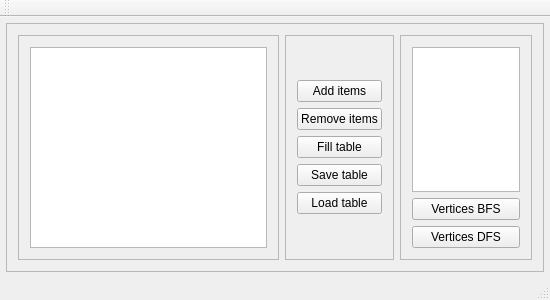
<?xml version="1.0" encoding="UTF-8"?>
<ui version="4.0">
 <class>MainWindow</class>
 <widget class="QMainWindow" name="MainWindow">
  <property name="geometry">
   <rect>
    <x>0</x>
    <y>0</y>
    <width>550</width>
    <height>300</height>
   </rect>
  </property>
  <property name="minimumSize">
   <size>
    <width>550</width>
    <height>300</height>
   </size>
  </property>
  <property name="windowTitle">
   <string>MainWindow</string>
  </property>
  <widget class="QWidget" name="centralWidget">
   <layout class="QGridLayout" name="gridLayout_4">
    <property name="leftMargin">
     <number>6</number>
    </property>
    <property name="topMargin">
     <number>6</number>
    </property>
    <property name="rightMargin">
     <number>6</number>
    </property>
    <property name="bottomMargin">
     <number>6</number>
    </property>
    <property name="spacing">
     <number>0</number>
    </property>
    <item row="0" column="0">
     <layout class="QVBoxLayout" name="verticalLayoutCentral">
      <item>
       <widget class="QFrame" name="frameData">
        <property name="frameShape">
         <enum>QFrame::StyledPanel</enum>
        </property>
        <property name="frameShadow">
         <enum>QFrame::Raised</enum>
        </property>
        <layout class="QHBoxLayout" name="horizontalLayout">
         <item>
          <widget class="QFrame" name="frameTable">
           <property name="frameShape">
            <enum>QFrame::StyledPanel</enum>
           </property>
           <property name="frameShadow">
            <enum>QFrame::Raised</enum>
           </property>
           <layout class="QGridLayout" name="gridLayout_2">
            <item row="0" column="0">
             <widget class="QTableWidget" name="tableWidget"/>
            </item>
           </layout>
          </widget>
         </item>
         <item>
          <widget class="QFrame" name="frameTableControls">
           <property name="maximumSize">
            <size>
             <width>200</width>
             <height>16777215</height>
            </size>
           </property>
           <property name="frameShape">
            <enum>QFrame::StyledPanel</enum>
           </property>
           <property name="frameShadow">
            <enum>QFrame::Raised</enum>
           </property>
           <layout class="QGridLayout" name="gridLayout">
            <item row="0" column="0">
             <layout class="QVBoxLayout" name="verticalLayoutTableActions">
              <item>
               <widget class="QPushButton" name="pushItemsAdd">
                <property name="text">
                 <string>Add items</string>
                </property>
               </widget>
              </item>
              <item>
               <widget class="QPushButton" name="pushItemsRemove">
                <property name="text">
                 <string>Remove items</string>
                </property>
               </widget>
              </item>
              <item>
               <widget class="QPushButton" name="pushTableFill">
                <property name="text">
                 <string>Fill table</string>
                </property>
               </widget>
              </item>
              <item>
               <widget class="QPushButton" name="pushTableSave">
                <property name="text">
                 <string>Save table</string>
                </property>
               </widget>
              </item>
              <item>
               <widget class="QPushButton" name="pushTableLoad">
                <property name="text">
                 <string>Load table</string>
                </property>
               </widget>
              </item>
             </layout>
            </item>
           </layout>
          </widget>
         </item>
         <item>
          <widget class="QFrame" name="frameResults">
           <property name="minimumSize">
            <size>
             <width>50</width>
             <height>0</height>
            </size>
           </property>
           <property name="maximumSize">
            <size>
             <width>150</width>
             <height>16777215</height>
            </size>
           </property>
           <property name="frameShape">
            <enum>QFrame::StyledPanel</enum>
           </property>
           <property name="frameShadow">
            <enum>QFrame::Raised</enum>
           </property>
           <layout class="QGridLayout" name="gridLayout_3">
            <item row="0" column="0">
             <widget class="QListWidget" name="listWidget"/>
            </item>
            <item row="1" column="0">
             <widget class="QPushButton" name="pushVerticesBFS">
              <property name="text">
               <string>Vertices BFS</string>
              </property>
             </widget>
            </item>
            <item row="2" column="0">
             <widget class="QPushButton" name="pushVerticesDFS">
              <property name="text">
               <string>Vertices DFS</string>
              </property>
             </widget>
            </item>
           </layout>
          </widget>
         </item>
        </layout>
       </widget>
      </item>
     </layout>
    </item>
   </layout>
  </widget>
  <widget class="QMenuBar" name="menuBar">
   <property name="geometry">
    <rect>
     <x>0</x>
     <y>0</y>
     <width>550</width>
     <height>20</height>
    </rect>
   </property>
  </widget>
  <widget class="QToolBar" name="mainToolBar">
   <attribute name="toolBarArea">
    <enum>TopToolBarArea</enum>
   </attribute>
   <attribute name="toolBarBreak">
    <bool>false</bool>
   </attribute>
  </widget>
  <widget class="QStatusBar" name="statusBar"/>
 </widget>
 <layoutdefault spacing="6" margin="11"/>
 <resources/>
 <connections/>
</ui>
